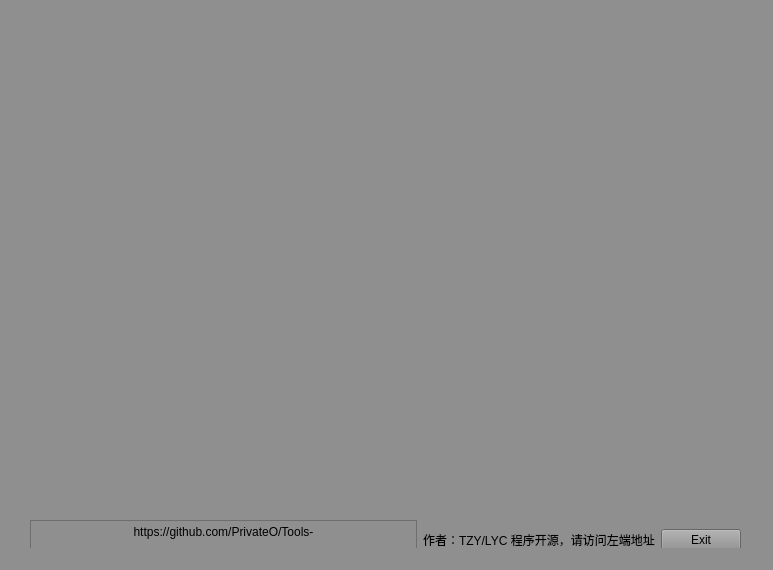
<?xml version="1.0" encoding="UTF-8"?>
<ui version="4.0">
 <class>MainWindow</class>
 <widget class="QMainWindow" name="MainWindow">
  <property name="geometry">
   <rect>
    <x>0</x>
    <y>0</y>
    <width>773</width>
    <height>570</height>
   </rect>
  </property>
  <property name="font">
   <font>
    <family>方正喵鸣</family>
   </font>
  </property>
  <property name="focusPolicy">
   <enum>Qt::NoFocus</enum>
  </property>
  <property name="windowTitle">
   <string>Tools/工具箱</string>
  </property>
  <property name="windowIcon">
   <iconset resource="resource.qrc">
    <normaloff>:/image/Folder.ico</normaloff>:/image/Folder.ico</iconset>
  </property>
  <property name="autoFillBackground">
   <bool>false</bool>
  </property>
  <property name="styleSheet">
   <string notr="true">background-color: rgb(143, 143, 143);</string>
  </property>
  <widget class="QWidget" name="centralwidget">
   <property name="contextMenuPolicy">
    <enum>Qt::CustomContextMenu</enum>
   </property>
   <widget class="QWidget" name="layoutWidget">
    <property name="geometry">
     <rect>
      <x>30</x>
      <y>520</y>
      <width>711</width>
      <height>41</height>
     </rect>
    </property>
    <layout class="QHBoxLayout" name="horizontalLayout">
     <item>
      <widget class="QTextBrowser" name="textBrowser">
       <property name="toolTip">
        <string>&lt;html&gt;&lt;head/&gt;&lt;body&gt;&lt;p&gt;Github代码库&lt;/p&gt;&lt;/body&gt;&lt;/html&gt;</string>
       </property>
       <property name="html">
        <string>&lt;!DOCTYPE HTML PUBLIC &quot;-//W3C//DTD HTML 4.0//EN&quot; &quot;http://www.w3.org/TR/REC-html40/strict.dtd&quot;&gt;
&lt;html&gt;&lt;head&gt;&lt;meta name=&quot;qrichtext&quot; content=&quot;1&quot; /&gt;&lt;style type=&quot;text/css&quot;&gt;
p, li { white-space: pre-wrap; }
&lt;/style&gt;&lt;/head&gt;&lt;body style=&quot; font-family:'SimSun'; font-size:9pt; font-weight:400; font-style:normal;&quot;&gt;
&lt;p align=&quot;center&quot; style=&quot; margin-top:0px; margin-bottom:0px; margin-left:0px; margin-right:0px; -qt-block-indent:0; text-indent:0px;&quot;&gt;https://github.com/PrivateO/Tools-&lt;/p&gt;&lt;/body&gt;&lt;/html&gt;</string>
       </property>
      </widget>
     </item>
     <item>
      <widget class="QLabel" name="label">
       <property name="text">
        <string>&lt;html&gt;&lt;head/&gt;&lt;body&gt;&lt;p&gt;作者：TZY/LYC 程序开源，请访问左端地址&lt;/p&gt;&lt;/body&gt;&lt;/html&gt;</string>
       </property>
      </widget>
     </item>
     <item>
      <widget class="QPushButton" name="EButton">
       <property name="toolTip">
        <string>&lt;html&gt;&lt;head/&gt;&lt;body&gt;&lt;p&gt;&lt;span style=&quot; font-size:11pt;&quot;&gt;戳我就关掉了~&lt;/span&gt;&lt;/p&gt;&lt;/body&gt;&lt;/html&gt;</string>
       </property>
       <property name="whatsThis">
        <string>&lt;html&gt;&lt;head/&gt;&lt;body&gt;&lt;p&gt;&lt;span style=&quot; font-size:10pt;&quot;&gt;点击之后会退出哦~&lt;/span&gt;&lt;/p&gt;&lt;/body&gt;&lt;/html&gt;</string>
       </property>
       <property name="text">
        <string>Exit</string>
       </property>
      </widget>
     </item>
    </layout>
   </widget>
  </widget>
  <widget class="QStatusBar" name="statusbar"/>
 </widget>
 <tabstops>
  <tabstop>EButton</tabstop>
 </tabstops>
 <resources>
  <include location="resource.qrc"/>
 </resources>
 <connections>
  <connection>
   <sender>EButton</sender>
   <signal>clicked()</signal>
   <receiver>MainWindow</receiver>
   <slot>close()</slot>
   <hints>
    <hint type="sourcelabel">
     <x>516</x>
     <y>380</y>
    </hint>
    <hint type="destinationlabel">
     <x>536</x>
     <y>351</y>
    </hint>
   </hints>
  </connection>
 </connections>
</ui>
